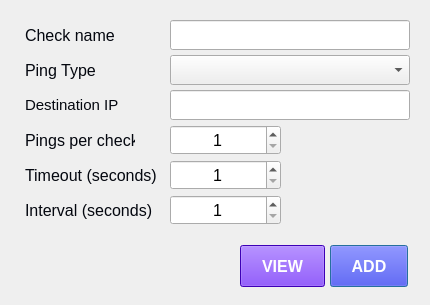
<?xml version="1.0" encoding="UTF-8"?>
<ui version="4.0">
 <class>DialogPingCheck</class>
 <widget class="QDialog" name="DialogPingCheck">
  <property name="geometry">
   <rect>
    <x>0</x>
    <y>0</y>
    <width>430</width>
    <height>305</height>
   </rect>
  </property>
  <property name="minimumSize">
   <size>
    <width>430</width>
    <height>305</height>
   </size>
  </property>
  <property name="maximumSize">
   <size>
    <width>430</width>
    <height>305</height>
   </size>
  </property>
  <property name="font">
   <font>
    <pointsize>12</pointsize>
   </font>
  </property>
  <property name="windowTitle">
   <string>Ping check setting</string>
  </property>
  <widget class="QLabel" name="label_user_name">
   <property name="geometry">
    <rect>
     <x>25</x>
     <y>20</y>
     <width>110</width>
     <height>30</height>
    </rect>
   </property>
   <property name="font">
    <font>
     <pointsize>12</pointsize>
     <weight>50</weight>
     <bold>false</bold>
    </font>
   </property>
   <property name="styleSheet">
    <string notr="true">color: rgb(4, 7, 15);</string>
   </property>
   <property name="text">
    <string>Check name</string>
   </property>
  </widget>
  <widget class="QLineEdit" name="lineEdit_user_name">
   <property name="geometry">
    <rect>
     <x>170</x>
     <y>20</y>
     <width>240</width>
     <height>30</height>
    </rect>
   </property>
   <property name="alignment">
    <set>Qt::AlignLeading|Qt::AlignLeft|Qt::AlignVCenter</set>
   </property>
   <property name="placeholderText">
    <string/>
   </property>
  </widget>
  <widget class="QComboBox" name="comboBox_check_type">
   <property name="geometry">
    <rect>
     <x>170</x>
     <y>55</y>
     <width>240</width>
     <height>30</height>
    </rect>
   </property>
  </widget>
  <widget class="QLabel" name="label_check_type">
   <property name="geometry">
    <rect>
     <x>25</x>
     <y>55</y>
     <width>110</width>
     <height>30</height>
    </rect>
   </property>
   <property name="font">
    <font>
     <pointsize>12</pointsize>
     <weight>50</weight>
     <bold>false</bold>
    </font>
   </property>
   <property name="styleSheet">
    <string notr="true">color: rgb(4, 7, 15);</string>
   </property>
   <property name="text">
    <string>Ping Type</string>
   </property>
  </widget>
  <widget class="QLineEdit" name="lineEdit_ip_address">
   <property name="geometry">
    <rect>
     <x>170</x>
     <y>90</y>
     <width>240</width>
     <height>30</height>
    </rect>
   </property>
   <property name="text">
    <string/>
   </property>
   <property name="alignment">
    <set>Qt::AlignLeading|Qt::AlignLeft|Qt::AlignVCenter</set>
   </property>
   <property name="placeholderText">
    <string/>
   </property>
  </widget>
  <widget class="QLabel" name="label_ip_address">
   <property name="geometry">
    <rect>
     <x>25</x>
     <y>90</y>
     <width>110</width>
     <height>30</height>
    </rect>
   </property>
   <property name="font">
    <font>
     <pointsize>11</pointsize>
     <weight>50</weight>
     <bold>false</bold>
    </font>
   </property>
   <property name="styleSheet">
    <string notr="true">color: rgb(4, 7, 15);</string>
   </property>
   <property name="text">
    <string>Destination IP</string>
   </property>
  </widget>
  <widget class="QSpinBox" name="spinBox_repeat">
   <property name="geometry">
    <rect>
     <x>170</x>
     <y>125</y>
     <width>111</width>
     <height>30</height>
    </rect>
   </property>
   <property name="alignment">
    <set>Qt::AlignCenter</set>
   </property>
   <property name="minimum">
    <number>1</number>
   </property>
   <property name="maximum">
    <number>999</number>
   </property>
  </widget>
  <widget class="QLabel" name="label_repeat">
   <property name="geometry">
    <rect>
     <x>25</x>
     <y>125</y>
     <width>110</width>
     <height>30</height>
    </rect>
   </property>
   <property name="font">
    <font>
     <pointsize>12</pointsize>
     <weight>50</weight>
     <bold>false</bold>
    </font>
   </property>
   <property name="styleSheet">
    <string notr="true">color: rgb(4, 7, 15);</string>
   </property>
   <property name="text">
    <string>Pings per check</string>
   </property>
  </widget>
  <widget class="QLabel" name="label_timeout">
   <property name="geometry">
    <rect>
     <x>25</x>
     <y>160</y>
     <width>131</width>
     <height>30</height>
    </rect>
   </property>
   <property name="font">
    <font>
     <pointsize>12</pointsize>
     <weight>50</weight>
     <bold>false</bold>
    </font>
   </property>
   <property name="styleSheet">
    <string notr="true">color: rgb(4, 7, 15);</string>
   </property>
   <property name="text">
    <string>Timeout (seconds)</string>
   </property>
  </widget>
  <widget class="QSpinBox" name="spinBox_timeout">
   <property name="geometry">
    <rect>
     <x>170</x>
     <y>160</y>
     <width>111</width>
     <height>30</height>
    </rect>
   </property>
   <property name="alignment">
    <set>Qt::AlignCenter</set>
   </property>
   <property name="minimum">
    <number>1</number>
   </property>
   <property name="maximum">
    <number>999</number>
   </property>
  </widget>
  <widget class="QLabel" name="label_interval">
   <property name="geometry">
    <rect>
     <x>25</x>
     <y>195</y>
     <width>131</width>
     <height>30</height>
    </rect>
   </property>
   <property name="font">
    <font>
     <pointsize>12</pointsize>
     <weight>50</weight>
     <bold>false</bold>
    </font>
   </property>
   <property name="styleSheet">
    <string notr="true">color: rgb(4, 7, 15);</string>
   </property>
   <property name="text">
    <string>Interval (seconds)</string>
   </property>
  </widget>
  <widget class="QSpinBox" name="spinBox_interval">
   <property name="geometry">
    <rect>
     <x>170</x>
     <y>195</y>
     <width>111</width>
     <height>30</height>
    </rect>
   </property>
   <property name="alignment">
    <set>Qt::AlignCenter</set>
   </property>
   <property name="specialValueText">
    <string/>
   </property>
   <property name="minimum">
    <number>1</number>
   </property>
   <property name="maximum">
    <number>999</number>
   </property>
  </widget>
  <widget class="QPushButton" name="pushButton_Add">
   <property name="geometry">
    <rect>
     <x>330</x>
     <y>245</y>
     <width>78</width>
     <height>42</height>
    </rect>
   </property>
   <property name="font">
    <font>
     <pointsize>12</pointsize>
     <weight>75</weight>
     <bold>true</bold>
    </font>
   </property>
   <property name="styleSheet">
    <string notr="true">color: rgb(255, 255, 255);
background-color: rgb(0, 0, 255);</string>
   </property>
   <property name="text">
    <string>ADD</string>
   </property>
  </widget>
  <widget class="QPushButton" name="pushButton_View">
   <property name="geometry">
    <rect>
     <x>240</x>
     <y>245</y>
     <width>85</width>
     <height>42</height>
    </rect>
   </property>
   <property name="font">
    <font>
     <pointsize>12</pointsize>
     <weight>75</weight>
     <bold>true</bold>
    </font>
   </property>
   <property name="styleSheet">
    <string notr="true">color: rgb(255, 255, 255);
background-color: rgb(85, 0, 255);</string>
   </property>
   <property name="text">
    <string>VIEW</string>
   </property>
  </widget>
 </widget>
 <resources/>
 <connections/>
</ui>
